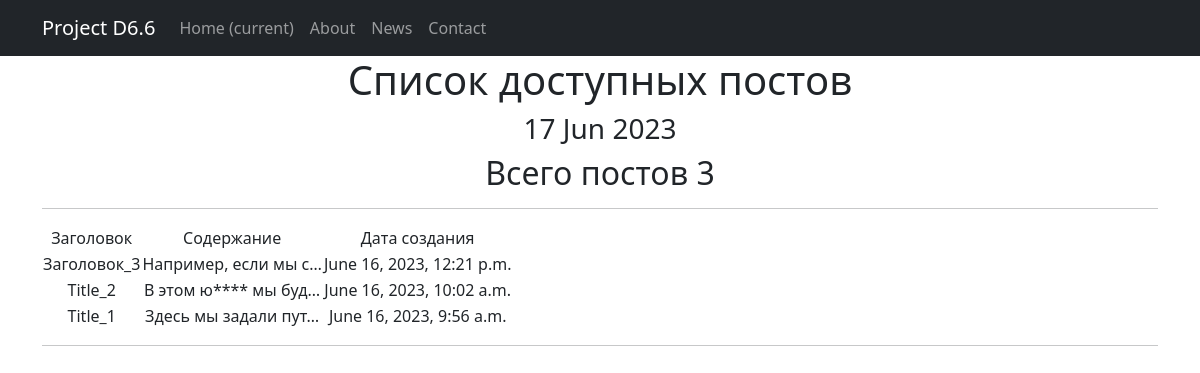
Page /news/ on the committed database.
### news/models.py (models this page shows, shortened)
class Post(models.Model):  # класс Post
    news = 'NE'
    article = 'AR'
    CATSELECT = [
        (news, 'Новость'),
        (article, 'Статья')
    ]
    objects = None
    author = models.ForeignKey(Author, on_delete=models.CASCADE)  # связь «один ко многим» с моделью Author
    time_in = models.DateTimeField(auto_now_add=True)  # автоматическое присвоение даты и времени создания
    title = models.CharField(max_length=255)  # длина заголовка
    choice_field = models.CharField(max_length=2, choices=CATSELECT, default='article')  # поле выбора категории новость/статья
    content = models.TextField()  # содержание статьи/новости
    rating = models.IntegerField(default=0)  # рейтинг статьи/новости
    category = models.ManyToManyField(Category, through='PostCategory')  # связь «многие ко многим» с моделью Category (с дополнительной моделью PostCategory)

### news/views.py (the view)
# urls.py: path('', PostList.as_view(), name='news'),
class PostList(ListView):
    model = Post
    ordering = '-time_in'
    template_name = 'posts.html'
    context_object_name = 'posts'
    def get_queryset(self):
        queryset = super().get_queryset()
        self.filterset = PostFilter(self.request.GET, queryset)
        return self.filterset.qs
    def get_context_data(self, **kwargs):
        context = super().get_context_data(**kwargs)
        context['time_in'] = datetime.utcnow()
        return context

### news/templatetags/custom_filters.py (called while the page is built)
@register.filter()
def censor(value, censored_words=BAD_WORDS, symbols=SYMBOLS):
    if isinstance(value, str):
        for i in value.split():
            count = 0
            if not i.isalnum():
                for j in symbols:
                    if j in i:
                        count += 1
            if i[:len(i) - count].lower() in censored_words:
                value = value.replace(i[:len(i) - count], i[0] + '*' * (len(i) - 1 - count))
    else:
        try:
            raise AttributeError
        except AttributeError:
            print("AttributeError")
    return value

### templates/posts.html (shortened to what this page needs)
{% extends 'flatpages/default.html' %}
{% load static %}
{% load custom_filters %}
{% block content %}
<link rel="stylesheet" type='text/css' href="{% static 'css/styles.css' %}">
   <h1>Список доступных постов</h1>
   <h3>{{ time_in|date:'d M Y' }}</h3>
   <h2>Всего постов {{ posts|length }}</h2>
   <hr>
   {% if posts %}
       <table>
           <tr class="table-head">
               <td>Заголовок</td>
               <td>Содержание</td>
               <td>Дата создания</td>
           </tr>
           {% for post in posts %}
		   <tr>
               <td>{{ post.title|censor }}</td>
               <td>{{ post.content|censor|truncatechars:20 }}</td>
               <td>{{ post.time_in }}</td>
		   </tr>
		   {% endfor %}
       </table>
   {% else %}
       <h2>Сообщений нет!</h2>
   {% endif %}
<hr>
{% endblock content %}

### rows in the picture
Post: title|censor "Заголовок_3", content|censor "Например, если мы с…", time_in "June 16, 2023, 12:21 p.m."
Post: title|censor "Title_2", content|censor "В этом ю**** мы буд…", time_in "June 16, 2023, 10:02 a.m."
Post: title|censor "Title_1", content|censor "Здесь мы задали пут…", time_in "June 16, 2023, 9:56 a.m."

### other values in the picture
{{ time_in|date:'d M Y' }} "17 Jun 2023"
{{ posts|length }} "3"
